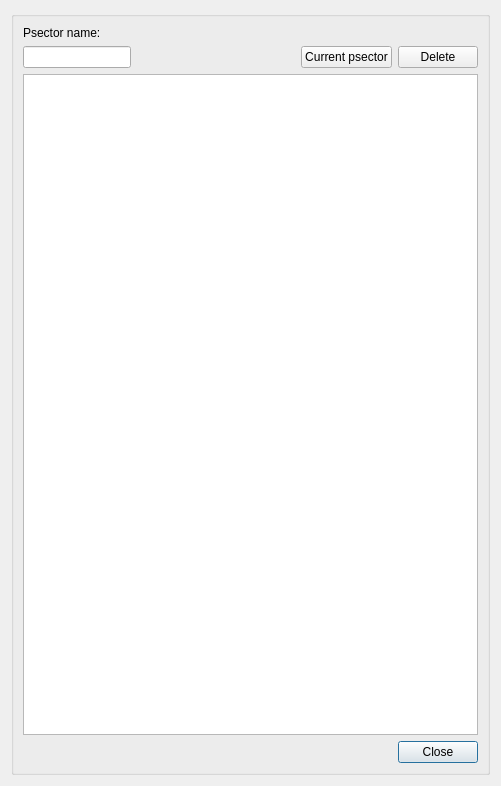
<?xml version="1.0" encoding="UTF-8"?>
<ui version="4.0">
 <class>psector_management</class>
 <widget class="QDialog" name="psector_management">
  <property name="geometry">
   <rect>
    <x>0</x>
    <y>0</y>
    <width>501</width>
    <height>786</height>
   </rect>
  </property>
  <property name="windowTitle">
   <string>Psector management</string>
  </property>
  <layout class="QGridLayout" name="verticalLayout_4">
   <item row="0" column="0">
    <widget class="QGroupBox" name="groupBox">
     <property name="title">
      <string/>
     </property>
     <layout class="QGridLayout" name="verticalLayout_3">
      <item row="3" column="5">
       <widget class="QPushButton" name="btn_cancel">
        <property name="text">
         <string>Close</string>
        </property>
       </widget>
      </item>
      <item row="1" column="5">
       <widget class="QPushButton" name="btn_delete">
        <property name="sizePolicy">
         <sizepolicy hsizetype="Fixed" vsizetype="Fixed">
          <horstretch>0</horstretch>
          <verstretch>0</verstretch>
         </sizepolicy>
        </property>
        <property name="text">
         <string>Delete</string>
        </property>
       </widget>
      </item>
      <item row="0" column="0">
       <widget class="QLabel" name="label_psector_name">
        <property name="text">
         <string>Psector name:</string>
        </property>
       </widget>
      </item>
      <item row="2" column="0" colspan="6">
       <widget class="QTableView" name="tbl_psm"/>
      </item>
      <item row="1" column="0">
       <widget class="QLineEdit" name="txt_name">
        <property name="sizePolicy">
         <sizepolicy hsizetype="Fixed" vsizetype="Fixed">
          <horstretch>0</horstretch>
          <verstretch>0</verstretch>
         </sizepolicy>
        </property>
        <property name="text">
         <string/>
        </property>
       </widget>
      </item>
      <item row="1" column="1" colspan="2">
       <spacer name="horizontalSpacer_2">
        <property name="orientation">
         <enum>Qt::Horizontal</enum>
        </property>
        <property name="sizeHint" stdset="0">
         <size>
          <width>80</width>
          <height>20</height>
         </size>
        </property>
       </spacer>
      </item>
      <item row="1" column="4">
       <widget class="QPushButton" name="btn_update_psector">
        <property name="text">
         <string>Current psector</string>
        </property>
       </widget>
      </item>
      <item row="1" column="3">
       <widget class="QLabel" name="lbl_vdefault_psector">
        <property name="sizePolicy">
         <sizepolicy hsizetype="Fixed" vsizetype="Preferred">
          <horstretch>0</horstretch>
          <verstretch>0</verstretch>
         </sizepolicy>
        </property>
        <property name="text">
         <string/>
        </property>
       </widget>
      </item>
      <item row="3" column="0" colspan="5">
       <spacer name="horizontalSpacer">
        <property name="orientation">
         <enum>Qt::Horizontal</enum>
        </property>
        <property name="sizeHint" stdset="0">
         <size>
          <width>40</width>
          <height>20</height>
         </size>
        </property>
       </spacer>
      </item>
     </layout>
    </widget>
   </item>
  </layout>
 </widget>
 <resources/>
 <connections/>
</ui>
